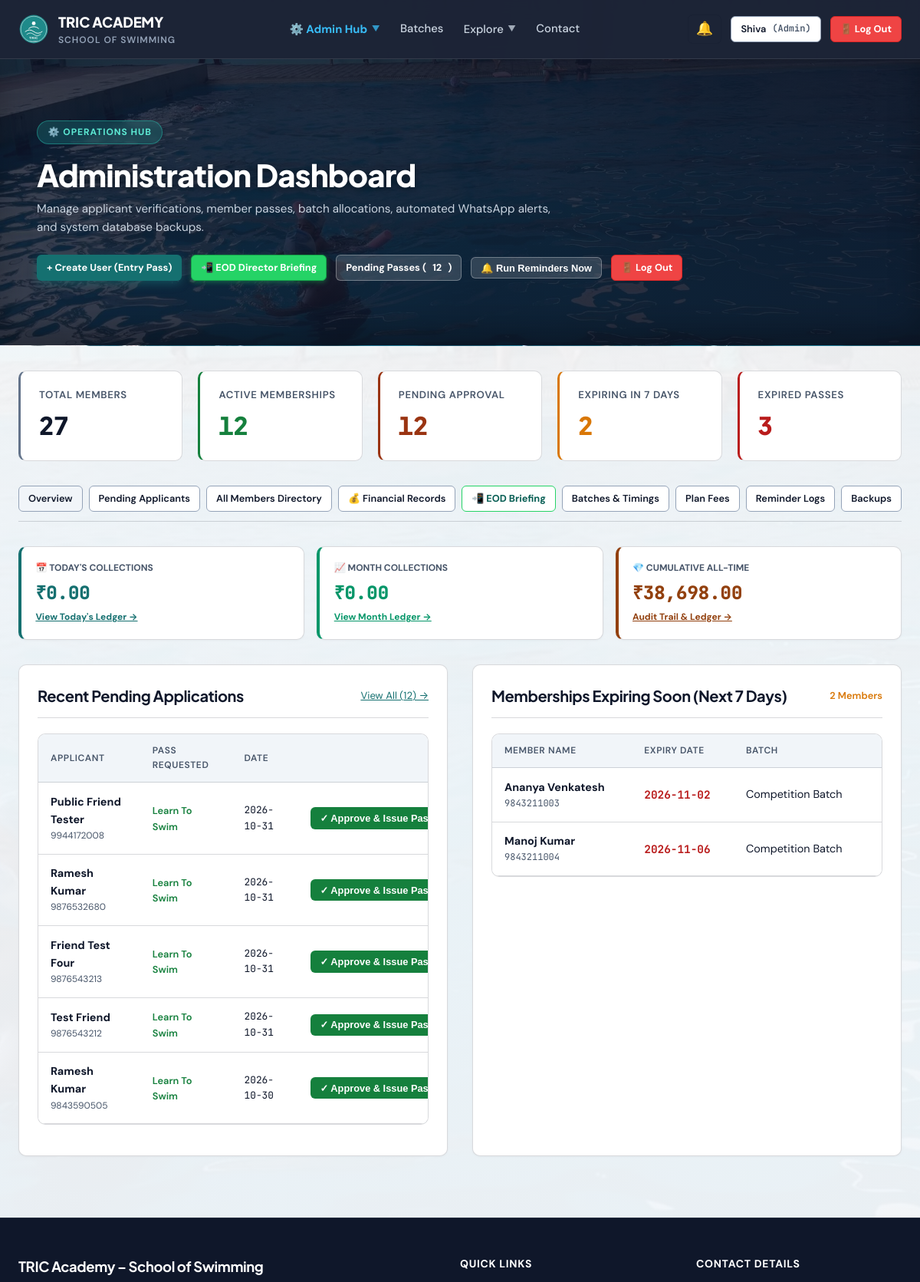
The page /admin (signed in, upper part) on the database as committed earlier.
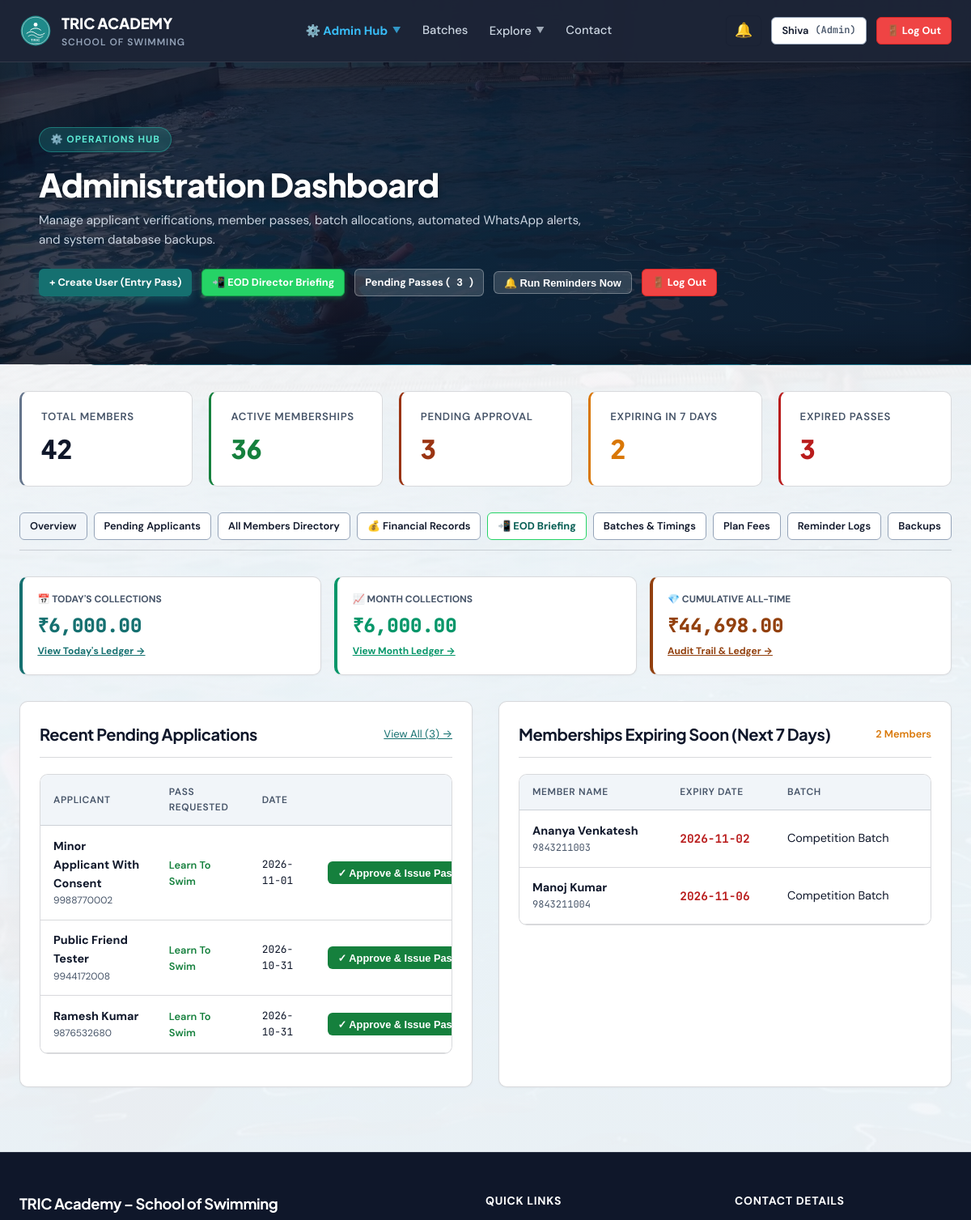
The same page on the database as committed later.
### tables this page shows
CREATE TABLE "users" (
    id INTEGER PRIMARY KEY AUTOINCREMENT,
    app_no TEXT UNIQUE NOT NULL,
    role TEXT CHECK(role IN ('member', 'coach', 'admin')) NOT NULL DEFAULT 'member',
    status TEXT CHECK(status IN ('pending', 'approved', 'deactivated')) NOT NULL DEFAULT 'pending',
    name TEXT NOT NULL,
    email TEXT NOT NULL,
    phone TEXT NOT NULL,
    password_hash TEXT NOT NULL,
    dob DATE,
    age INTEGER,
    address TEXT,
    pincode TEXT,
    guardian_name TEXT,
    guardian_occupation TEXT,
    experience TEXT,
    pass_type_requested TEXT CHECK(pass_type_requested IN ('learn_to_swim', 'competition')) DEFAULT 'learn_to_swim',
    sponsored INTEGER DEFAULT 0,
    sponsor_cert_filename TEXT,
    photo_filename TEXT,
    health_declared INTEGER DEFAULT 0,
    rules_agreed INTEGER DEFAULT 0,
    signature_name TEXT,
    place TEXT,
    application_date DATE DEFAULT (DATE('now')),
    email_verified INTEGER DEFAULT 0,
    email_token TEXT,
    phone_verified INTEGER DEFAULT 0,
    mock_otp TEXT,
    reset_token TEXT,
    reset_token_expiry DATETIME,
    created_at DATETIME DEFAULT CURRENT_TIMESTAMP,
    rules_confirmed_at DATETIME,
    parent_id INTEGER REFERENCES users(id)
, dpdp_consent INTEGER DEFAULT 0);

CREATE TABLE user_memberships (
    id INTEGER PRIMARY KEY AUTOINCREMENT,
    user_id INTEGER NOT NULL,
    plan_id INTEGER NOT NULL,
    batch_id INTEGER NOT NULL,
    start_date DATE NOT NULL,
    end_date DATE NOT NULL,
    is_active INTEGER DEFAULT 1,
    created_at DATETIME DEFAULT CURRENT_TIMESTAMP,
    FOREIGN KEY (user_id) REFERENCES users(id) ON DELETE CASCADE,
    FOREIGN KEY (plan_id) REFERENCES plans(id),
    FOREIGN KEY (batch_id) REFERENCES batches(id)
);

CREATE TABLE batches (
    id INTEGER PRIMARY KEY AUTOINCREMENT,
    name TEXT NOT NULL,
    timing_desc TEXT NOT NULL,
    coach_name TEXT,
    max_capacity INTEGER DEFAULT 25,
    is_competition INTEGER DEFAULT 0
);

### app.py (the view)
@app.route('/admin')
@role_required(['admin'])
def admin_dashboard():
    db = get_db()
    today = date.today()
    in_7_days = today + timedelta(days=7)
    total_users = db.execute("SELECT COUNT(*) AS c FROM users WHERE role = 'member'").fetchone()['c']
    active_users = db.execute(
        """
        SELECT COUNT(DISTINCT u.id) AS c
        FROM users u
        JOIN user_memberships m ON u.id = m.user_id AND m.is_active = 1
        WHERE u.status = 'approved' AND m.end_date >= ?
        """,
        (today,)
    ).fetchone()['c']
    pending_users = db.execute("SELECT COUNT(*) AS c FROM users WHERE status = 'pending'").fetchone()['c']
    expiring_7d = db.execute(
        """
        SELECT COUNT(DISTINCT u.id) AS c
        FROM users u
        JOIN user_memberships m ON u.id = m.user_id AND m.is_active = 1
        WHERE u.status = 'approved' AND m.end_date BETWEEN ? AND ?
        """,
        (today, in_7_days)
    ).fetchone()['c']
    expired_users = db.execute(
        """
        SELECT COUNT(DISTINCT u.id) AS c
        FROM users u
        JOIN user_memberships m ON u.id = m.user_id AND m.is_active = 1
        WHERE u.status = 'approved' AND m.end_date < ?
        """,
        (today,)
    ).fetchone()['c']
    recent_applicants = db.execute(
        "SELECT * FROM users WHERE status = 'pending' ORDER BY id DESC LIMIT 5"
    ).fetchall()
    expiring_list = db.execute(
        """
        SELECT u.id, u.name, u.phone, u.email, m.end_date, b.name AS batch_name, p.name AS plan_name
        FROM users u
        JOIN user_memberships m ON u.id = m.user_id AND m.is_active = 1
        JOIN batches b ON m.batch_id = b.id
        JOIN plans p ON m.plan_id = p.id
        WHERE u.status = 'approved' AND m.end_date BETWEEN ? AND ?
        ORDER BY m.end_date ASC
        LIMIT 10
        """,
        (today, in_7_days)
    ).fetchall()
    today_str = str(today)
    month_prefix = today.strftime('%Y-%m')
    today_rev = db.execute("SELECT COALESCE(SUM(amount), 0) AS s FROM payments WHERE DATE(payment_date) = ? AND status = 'success'", (today_str,)).fetchone()['s']
    month_rev = db.execute("SELECT COALESCE(SUM(amount), 0) AS s FROM payments WHERE strftime('%Y-%m', payment_date) = ? AND status = 'success'", (month_prefix,)).fetchone()['s']
    total_rev = db.execute("SELECT COALESCE(SUM(amount), 0) AS s FROM payments WHERE status = 'success'").fetchone()['s']
    recent_collections = db.execute(
        """
        SELECT p.*, u.name AS user_name, u.phone, pl.name AS plan_name
        FROM payments p
        JOIN users u ON p.user_id = u.id
        LEFT JOIN plans pl ON p.plan_id = pl.id
        ORDER BY p.payment_date DESC, p.id DESC
        LIMIT 5
        """
    ).fetchall()
    return render_template(
        'admin_dashboard.html',
        total_users=total_users,
        active_users=active_users,
        pending_users=pending_users,
        expiring_7d=expiring_7d,
        expired_users=expired_users,
        recent_applicants=recent_applicants,
        expiring_list=expiring_list,
        today_rev=today_rev,
        month_rev=month_rev,
        total_rev=total_rev,
        recent_collections=recent_collections
    )

### app.py (called while the page is built)
def get_db():
    if 'db' not in g:
        g.db = sqlite3.connect(DATABASE, timeout=30.0, detect_types=sqlite3.PARSE_DECLTYPES)
        g.db.row_factory = sqlite3.Row
        g.db.execute("PRAGMA busy_timeout = 30000")
        g.db.execute("PRAGMA journal_mode = WAL")
        g.db.execute("PRAGMA foreign_keys = ON")
    return g.db

def get_current_user():
    if session.get('logged_out'):
        return None
    uid = session.get('user_id')
    if not uid:
        return None
    db = get_db()
    user = db.execute(
        """
        SELECT u.*,
               m.id AS membership_id, m.plan_id, m.batch_id, m.start_date, m.end_date, m.is_active AS membership_active,
               b.name AS batch_name, b.is_competition,
               p.name AS plan_name, p.fee_amount
        FROM users u
        LEFT JOIN user_memberships m ON u.id = m.user_id AND m.is_active = 1
        LEFT JOIN batches b ON m.batch_id = b.id
        LEFT JOIN plans p ON m.plan_id = p.id
        WHERE u.id = ?
        """,
        (uid,)
    ).fetchone()
    return user

### templates/admin_dashboard.html (shortened to what the changed rows need)
{% extends "base.html" %}
{% block content %}
<div class="page-hero-banner">
  <div class="container" style="max-width: 1200px;">
    <div style="display: flex; justify-content: space-between; align-items: center; flex-wrap: wrap; gap: 1.5rem;">
      <div>
        <h1 style="color: #FFFFFF; margin: 0.25rem 0 0.5rem 0; font-size: clamp(1.8rem, 3.5vw, 2.5rem);">Administration Dashboard</h1>
      </div>
      <div style="display: flex; gap: 0.75rem; flex-wrap: wrap; align-items: center;">
        <a href="{{ url_for('admin_applicants') }}" class="btn btn-secondary btn-sm" style="background: rgba(255,255,255,0.15); border-color: rgba(255,255,255,0.3); color: #FFFFFF; font-weight: 700;">
          Pending Passes (<span id="heroPendingCount">{{ pending_users }}</span>)
        </a>
      </div>
    </div>
  </div>
</div>
<div class="container" style="padding-top: 2rem; padding-bottom: 5rem;">
  <div class="stat-grid">
    <div class="stat-box" style="border-left: 3px solid #64748B;">
      <div class="stat-label">Total Members</div>
      <div class="stat-value font-mono">{{ total_users }}</div>
    </div>
    <div class="stat-box" style="border-left: 3px solid var(--success);">
      <div class="stat-label">Active Memberships</div>
      <div class="stat-value font-mono" style="color: var(--success);">{{ active_users }}</div>
    </div>
    <div class="stat-box" style="border-left: 3px solid var(--warning);">
      <div class="stat-label">Pending Approval</div>
      <div class="stat-value font-mono" id="pendingApprovalStat" style="color: var(--warning);">{{ pending_users }}</div>
    </div>
  </div>
  <div style="display: grid; grid-template-columns: repeat(auto-fit, minmax(210px, 1fr)); gap: 1rem; margin-bottom: 2rem;">
    <div class="card" style="padding: 1.15rem; border-left: 4px solid var(--brand-primary);">
      <div style="font-size: 0.75rem; font-weight: 700; text-transform: uppercase; color: var(--text-muted); margin-bottom: 0.2rem;">
        📅 Today's Collections
      </div>
      <div class="font-mono" style="font-size: 1.5rem; font-weight: 800; color: var(--brand-primary);">
        ₹{{ '{:,.2f}'.format(today_rev) }}
      </div>
      <div style="font-size: 0.75rem; color: var(--text-muted); margin-top: 0.2rem;">
        <a href="{{ url_for('admin_finances', period='today') }}" style="color: var(--brand-primary); font-weight: 700;">View Today's Ledger →</a>
      </div>
    </div>
    <div class="card" style="padding: 1.15rem; border-left: 4px solid #059669;">
      <div style="font-size: 0.75rem; font-weight: 700; text-transform: uppercase; color: var(--text-muted); margin-bottom: 0.2rem;">
        📈 Month Collections
      </div>
      <div class="font-mono" style="font-size: 1.5rem; font-weight: 800; color: #059669;">
        ₹{{ '{:,.2f}'.format(month_rev) }}
      </div>
      <div style="font-size: 0.75rem; color: var(--text-muted); margin-top: 0.2rem;">
        <a href="{{ url_for('admin_finances', period='this_month') }}" style="color: #059669; font-weight: 700;">View Month Ledger →</a>
      </div>
    </div>
    <div class="card" style="padding: 1.15rem; border-left: 4px solid var(--brand-gold);">
      <div style="font-size: 0.75rem; font-weight: 700; text-transform: uppercase; color: var(--text-muted); margin-bottom: 0.2rem;">
        💎 Cumulative All-Time
      </div>
      <div class="font-mono" style="font-size: 1.5rem; font-weight: 800; color: var(--brand-gold);">
        ₹{{ '{:,.2f}'.format(total_rev) }}
      </div>
      <div style="font-size: 0.75rem; color: var(--text-muted); margin-top: 0.2rem;">
        <a href="{{ url_for('admin_finances') }}" style="color: var(--brand-gold); font-weight: 700;">Audit Trail &amp; Ledger →</a>
      </div>
    </div>
  </div>
  <div class="admin-dual-grid">
    <div class="card">
      <div class="card-header">
        <a href="{{ url_for('admin_applicants') }}" style="font-size: 0.825rem; color: var(--brand-primary);">View All (<span id="pendingCountHeader">{{ pending_users }}</span>) →</a>
      </div>
      {% if recent_applicants %}
      <div class="table-container">
        <table class="data-table">
          <thead>
            <tr>
              <th>Applicant</th>
              <th>Pass Requested</th>
              <th>Date</th>
              <th style="text-align: right;">Action</th>
            </tr>
          </thead>
          <tbody>
            {% for a in recent_applicants %}
            <tr>
              <td>
                <div style="font-weight: 700;">{{ a.name }}</div>
                <div style="font-size: 0.75rem; color: var(--text-muted);">{{ a.phone }}</div>
              </td>
              <td>
                <span class="status-badge {{ 'status-competition' if a.pass_type_requested == 'competition' else 'status-active' }}">
                  {{ a.pass_type_requested|replace('_', ' ')|title }}
                </span>
              </td>
              <td class="font-mono" style="font-size: 0.8rem;">{{ a.application_date }}</td>
              <td style="text-align: right; white-space: nowrap;">
                <div style="display: inline-flex; gap: 0.45rem; align-items: center; justify-content: flex-end;">
                  <form action="{{ url_for('admin_quick_approve', user_id=a.id) }}" method="POST" class="quick-approve-form" data-user-id="{{ a.id }}" style="display: inline; margin: 0;">
                    <button type="submit" class="btn btn-primary btn-sm approve-pass-btn" id="approve-btn-{{ a.id }}" style="background-color: var(--success); font-weight: 700;">
                      ✓ Approve &amp; Issue Pass
                    </button>
                  </form>
                </div>
              </td>
            </tr>
            {% endfor %}
          </tbody>
        </table>
      </div>
      {% else %}
      <p style="text-align: center; color: var(--text-muted); padding: 2rem 0; font-size: 0.9rem;">
        No pending applications awaiting review.
      </p>
      {% endif %}
    </div>
    <div class="card">
      {% if expiring_list %}
      <div class="table-container">
        <table class="data-table">
          <thead>
            <tr>
              <th>Member Name</th>
              <th>Expiry Date</th>
              <th>Batch</th>
              <th style="text-align: right;">Expiry Action</th>
            </tr>
          </thead>
          <tbody>
            {% for m in expiring_list %}
            <tr>
              <td>
                <div style="font-weight: 700;">{{ m.name }}</div>
                <div class="font-mono" style="font-size: 0.75rem; color: var(--text-muted);">{{ m.phone }}</div>
              </td>
              <td class="font-mono" style="color: var(--danger); font-weight: 700;">
                {{ m.end_date }}
              </td>
              <td>{{ m.batch_name or 'General' }}</td>
              <td style="text-align: right;">
              </td>
            </tr>
            {% endfor %}
          </tbody>
        </table>
      </div>
      {% else %}
      <p style="text-align: center; color: var(--text-muted); padding: 2rem 0; font-size: 0.9rem;">
        No active memberships expiring within the next 7 days.
      </p>
      {% endif %}
    </div>
  </div>
</div>
{% endblock %}

Rows that differ between the two databases and show on the page:
no longer on this page (row edited): users: name "Friend Test Four", phone "9876543213", pass_type_requested "Learn To Swim", application_date "2026-10-31"
no longer on this page (row edited): users: name "Test Friend", phone "9876543212", pass_type_requested "Learn To Swim", application_date "2026-10-31"
no longer on this page (row edited): users: name "Ramesh Kumar", phone "9843590505", pass_type_requested "Learn To Swim", application_date "2026-10-30"
added users: name "Minor Applicant With Consent", phone "9988770002", pass_type_requested "Learn To Swim", application_date "2026-11-01"
Other text that changed with them:
{{ pending_users }}: "12" → "3"
{{ total_users }}: "27" → "42"
{{ active_users }}: "12" → "36"
{{ '{:,.2f}'.format(today_rev) }}: "0.00" → "6,000.00"
{{ '{:,.2f}'.format(month_rev) }}: "0.00" → "6,000.00"
{{ '{:,.2f}'.format(total_rev) }}: "38,698.00" → "44,698.00"
